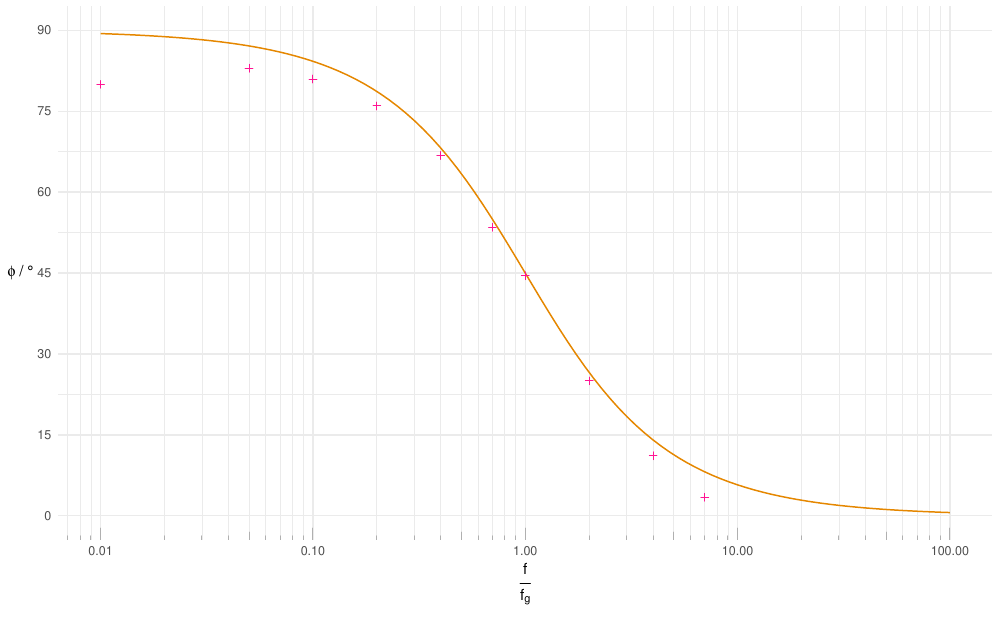

The R source for this figure:
#RC Tiefpassfilter

library(ggplot2)

options(scipen=10000)

breaks       <- 10^(-10:10)
minor_breaks <- rep(1:9, 21)*(10^rep(-10:10, each=9))

#ybreaks = c(seq(0,1.0,0.1),round(1/sqrt(2),digits = 3));
#ybreaks = ybreaks[-8] # ybreaks without 0.7 (8th element)

output_width  <- 10
output_height <- output_width * 0.6180339887498948

data <- read.csv(file = "RL_HP.csv")

dataU1    <- data$u1
dataU2    <- data$u2
dataPhase <- data$phase * 2 * pi / 360
dataX     <- data$ffg
dataY     <- dataPhase
displaydata <- data.frame(x=dataX, y=dataY)

ylabel <- bquote( phi ~ "/" ~ degree)
xlabel <- bquote( over( "f", "f"[g]))

rc_fun<- function(f) {atan(1/f)}

pdf("RL_HP_phase.pdf", width = output_width, height = output_height, )

####################################################################

p9 <- ggplot(displaydata, aes(dataX, dataY)) +

        theme_minimal() + # maybe theme_bw()

        stat_function(fun = rc_fun, colour = "#E58700") +

        geom_point(data=displaydata, shape ="plus", aes(color="Dataset2"), color = "deeppink1",  ) +

        theme(axis.title.y = element_text(angle = 0, vjust = .5)) + # rotate axis title

        xlab(xlabel)  +
        ylab(ylabel)  +

        scale_y_continuous(limits=c(0, pi/2), breaks = c(0, pi/2, pi/4, 1/3*pi, 1/6*pi, 1/12*pi, 5/12*pi), labels = c(0, 90, 45, 60, 30, 15, 75) ) +
        scale_x_continuous(trans = "log10", breaks = breaks, minor_breaks = minor_breaks, limits=c(0.01, 100), position="bottom")+

        annotation_logticks(sides = "b", colour = "grey69", size = .333) # maybe remove

p9
